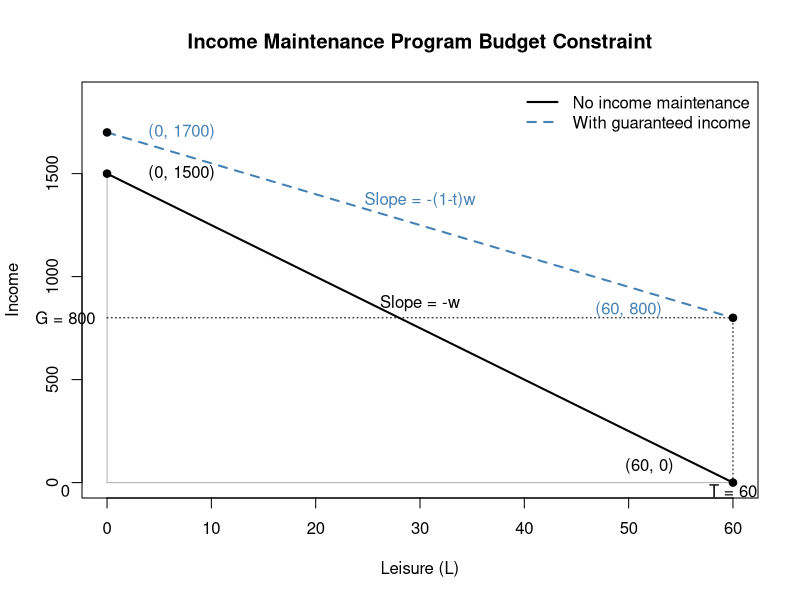

The R source for this figure:
# PARAMETERS
G <- 800
t <- 0.4
w <- 25
T <- 60

# Leisure grid INCLUDING endpoints
L <- seq(0, T, length.out = 400)

# Budget constraints
C_no <- w * (T - L)
C_gi <- G + (1 - t) * w * (T - L)

# Colors
col_no <- "black"
col_gi <- "steelblue"

# PLOT
plot(L, C_no, type = "l",
     lwd = 2,
     col = col_no,
     xlab = "Leisure (L)",
     ylab = "Income",
     xlim = c(0, T),
     ylim = c(0, max(C_gi)*1.1),
     main = "Income Maintenance Program Budget Constraint")

# Add guaranteed income budget line
lines(L, C_gi, lwd = 2, lty = 2, col = col_gi)

legend("topright",
       legend = c("No income maintenance", "With guaranteed income"),
       lwd = 2, lty = c(1,2),
       col = c(col_no, col_gi),
       bty = "n")

# ===== CONNECT LINES TO AXES (explicit endpoints) =====

# No-program endpoints
segments(0, w*T, 0, 0, lty=1, col="gray70")   # vertical axis connection
segments(T, 0, 0, 0, lty=1, col="gray70")     # horizontal axis connection

# Program intercept guides
segments(0, G, T, G, lty=3)   # horizontal guide at G
segments(T, 0, T, G, lty=3)   # vertical guide to G

# ===== KEY POINTS =====
points(T, 0, pch = 19)
points(0, w*T, pch = 19)
points(T, G, pch = 19)
points(0, G + (1 - t)*w*T, pch = 19)

# ===== LABEL VALUES =====
text(T, -40, "T = 60", xpd=TRUE)
text(-4, G, "G = 800", xpd=TRUE)
text(-4, -40, "0", xpd=TRUE)

text(3, w*T, "(0, 1500)", pos = 4)
text(3, G + (1 - t)*w*T, "(0, 1700)", pos = 4, col = col_gi)

text(T-8, 80, "(60, 0)")
text(T-10, G+40, "(60, 800)", col = col_gi)

# ===== SLOPE LABELS =====
midL <- 30

text(midL, w*(T-midL)+120,
     "Slope = -w",
     col = col_no)

text(midL, G + (1-t)*w*(T-midL)+120,
     "Slope = -(1-t)w",
     col = col_gi)
